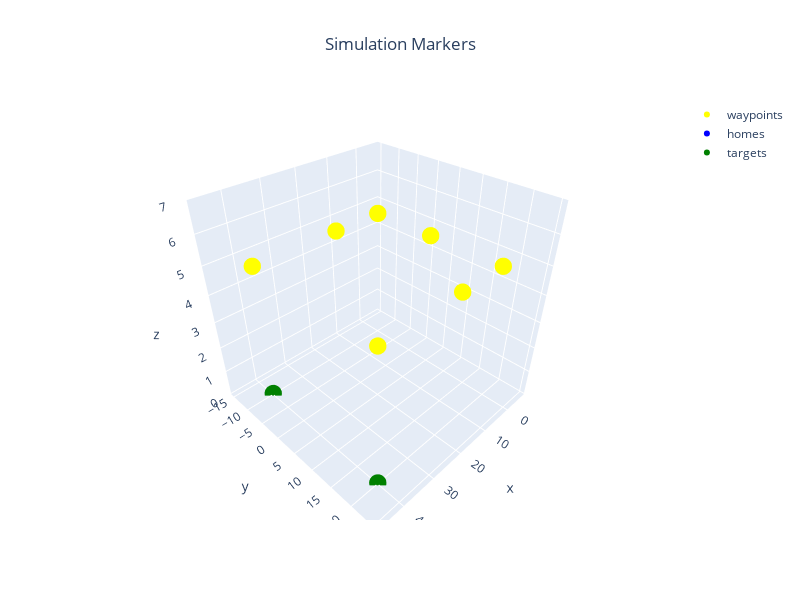

Write notebook code for a chart like this one.
### Markdown cell above
## Gonfiguration

### Code cell
wps = [(40, -10, 5),
            (15, -10, 5),
            (0, -10, 5),
            (0, 4, 5),
            (40, 20, 5),
            (15, 20, 5),
            (0, 20, 5)]


use_nav_wps=[True,False]


#GPS_spoofings={'real':[(15, -10, 5),(15, 20, 5)],'fake':[(15, 10, 5),(15, 0, 5)]}
GPS_spoofings={}

wp_plans=[
    [(40, -10,5),(40, 20,5)],
    [(40,  20, 5),(40, -10,5)]
    ]

n_uavs = len(use_nav_wps)


homes=[(*plan[0][:2],0) for plan in wp_plans]
targets=[(*plan[-1][:2],0) for plan in wp_plans]

markers = {'waypoints': {'pos':wps,'color':'yellow'},
           'homes': {'pos':homes,'color':'blue'},
           'targets':{'pos':targets,'color':'green'}}


if GPS_spoofings:
    assert len(GPS_spoofings['real'])==len(GPS_spoofings['fakr']), 'real and fake position must be a one-to-one relation' 
    markers.update({
        'spoofing real':{'pos':GPS_spoofings['real'],'color':'orange'},
        'spoofing fake':{'pos':GPS_spoofings['fake'],'color':'red'}})

# Interactive widget to rotate the plot

plot_3d_interactive(markers,title='Simulation Markers',expand=[0.2,0.2,0.4],ground=-0.05)

### Figure 1 — Plotly figure (JSON) as saved in the notebook; plotly's stock layout.template omitted (floating-point values rounded to 4 significant figures)
{"data": [{"marker": {"color": "yellow", "size": 6}, "mode": "markers", "name": "waypoints", "type": "scatter3d", "x": [40, 15, 0, 0, 40, 15, 0], "y": [-10, -10, -10, 4, 20, 20, 20], "z": [5, 5, 5, 5, 5, 5, 5]}, {"marker": {"color": "blue", "size": 6}, "mode": "markers", "name": "homes", "type": "scatter3d", "x": [40, 40], "y": [-10, 20], "z": [0, 0]}, {"marker": {"color": "green", "size": 6}, "mode": "markers", "name": "targets", "type": "scatter3d", "x": [40, 40], "y": [20, -10], "z": [0, 0]}], "layout": {"height": 600, "scene": {"xaxis": {"range": [-8, 48], "title": {"text": "x"}}, "yaxis": {"range": [-16, 26], "title": {"text": "y"}}, "zaxis": {"range": [-0.05, 7], "title": {"text": "z"}}}, "title": {"text": "Simulation Markers", "x": 0.5, "xanchor": "center"}, "width": 800}}
